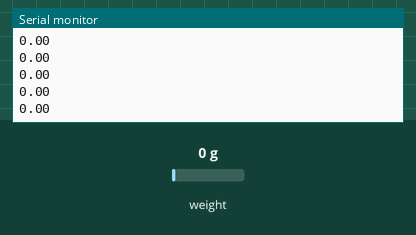
A sketch run on a simulated Arduino Uno, built with avr-gcc and run on an emulated ATmega328P. On the bench: the last lines printed to the serial monitor. The test bench sets the inputs (shaded band); at power-on: weight on the scale 0 g.

Above: at 1.2 s.
1.3 s: weight on the scale set to 100 g
At 1.31 s:
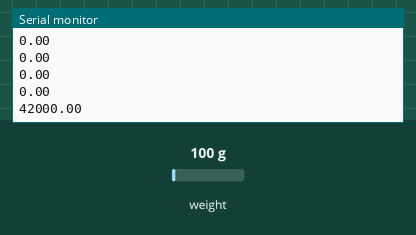
2.8 s: weight on the scale set to 1250 g
At 2.82 s:
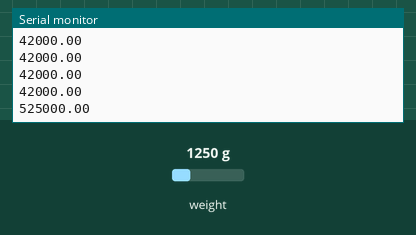
Timing chart, 0 to 5.8 s (numbered marks = the images above; inputs shaded):
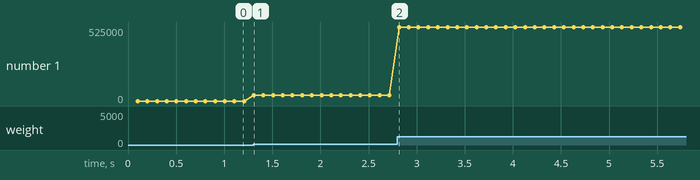

Measured:
- after the input at 1.3 s, the serial monitor: prints a new line at once (image 1)
- after the input at 2.8 s, the serial monitor: prints a new line at once (image 2)
- plotted number 1: 0 → 42000 after the input at 1.3 s, 42000 → 525000 after the input at 2.8 s

The sketch:

WeightSensorReader.ino
```cpp
#include <HX711.h>

Hx711 scale(A2, A3);

void setup()
{
	Serial.begin(19200);
}

void loop()
{
	Serial.println(scale.getGram());
}
```
